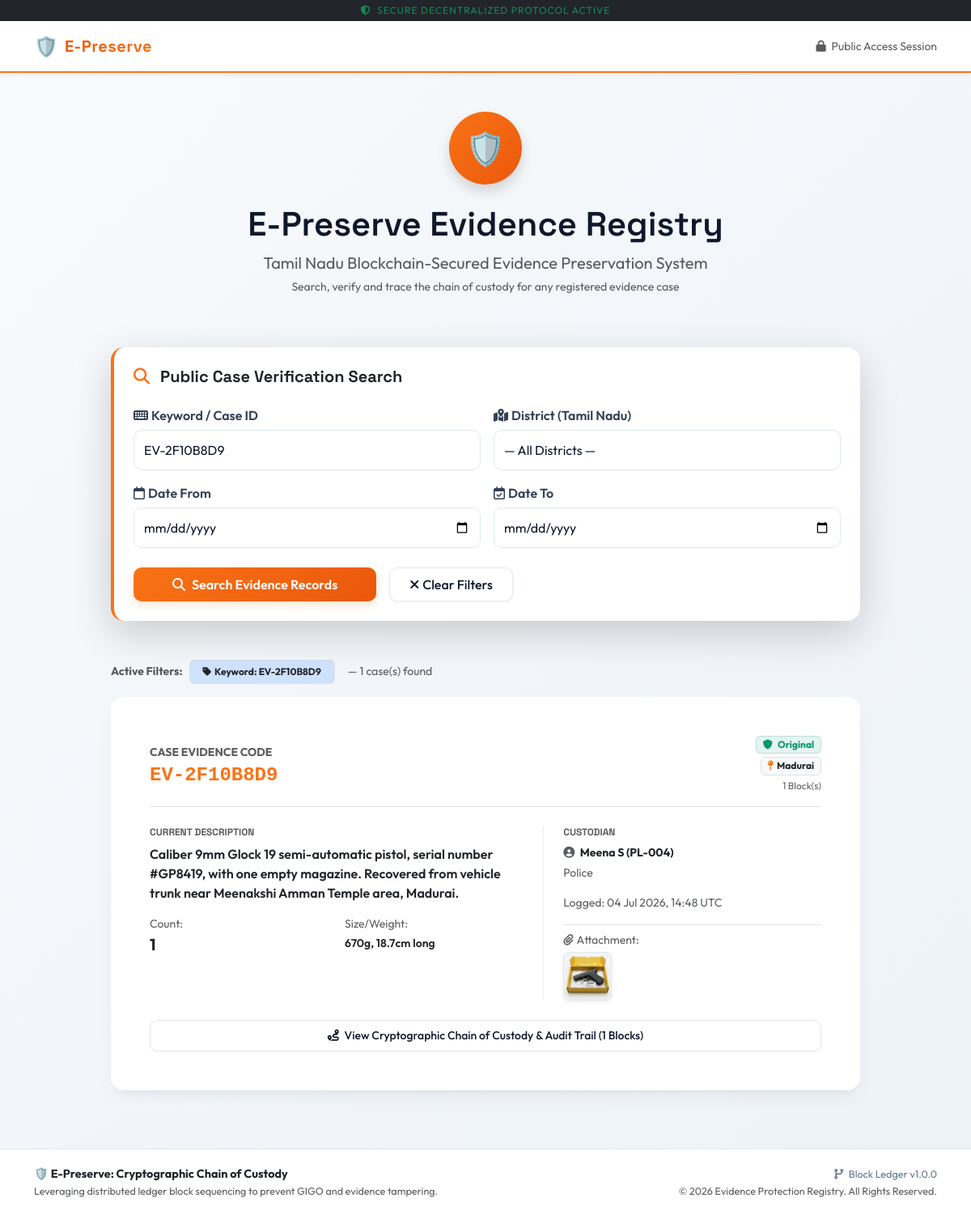
The app's page /search?query=EV-2F10B8D9 with its own data.
### app.py (models this page shows, shortened)
class EvidenceBlock(db.Model):
    id = db.Column(db.Integer, primary_key=True)
    evidence_id = db.Column(db.String(50), nullable=False)
    block_type = db.Column(db.String(30), nullable=False)   # INITIAL, CORRECTION
    item_description = db.Column(db.Text, nullable=False)
    count = db.Column(db.Integer, nullable=False)
    size = db.Column(db.String(50), nullable=False)
    district = db.Column(db.String(100), nullable=True)     # Tamil Nadu district
    timestamp = db.Column(db.DateTime, default=datetime.datetime.utcnow, nullable=False)
    officer_details = db.Column(db.String(150), nullable=False)
    court_order_number = db.Column(db.String(100), nullable=True)
    correction_notes = db.Column(db.Text, nullable=True)
    evidence_file = db.Column(db.String(255), nullable=True)
    evidence_file_type = db.Column(db.String(50), nullable=True)
    previous_hash = db.Column(db.String(64), nullable=False)
    hash = db.Column(db.String(64), nullable=False)

### app.py (the view)
@app.route('/search')
def public_search():
    query        = request.args.get('query', '').strip()
    district_f   = request.args.get('district', '').strip()
    date_from    = request.args.get('date_from', '').strip()
    date_to      = request.args.get('date_to', '').strip()
    results = []
    has_any_filter = bool(query or district_f or date_from or date_to)
    if has_any_filter:
        all_blocks = EvidenceBlock.query.order_by(EvidenceBlock.timestamp.desc()).all()
        results = build_evidence_list(all_blocks, query, district_f, date_from, date_to)
    return render_template(
        'public_search.html',
        query=query,
        district_filter=district_f,
        date_from=date_from,
        date_to=date_to,
        results=results,
        tn_districts=TN_DISTRICTS,
        has_any_filter=has_any_filter
    )

### templates/public_search.html (shortened to what this page needs)
{% extends "base.html" %}
{% block content %}
<div class="row justify-content-center mb-5">
    <div class="col-lg-9 text-center">
        <div class="d-inline-flex align-items-center justify-content-center rounded-circle shadow mb-4"
             style="width:90px; height:90px; font-size:2.5rem; background: linear-gradient(135deg,#f97316,#ea580c);">
            🛡️
        </div>
        <h1 class="fw-extrabold mb-2" style="font-size:2.6rem; color:var(--text-primary);">E-Preserve Evidence Registry</h1>
        <p class="text-muted fs-5 mb-0">Tamil Nadu Blockchain-Secured Evidence Preservation System</p>
        <p class="text-muted small mt-1">Search, verify and trace the chain of custody for any registered evidence case</p>
    </div>
</div>
<div class="row justify-content-center mb-5">
    <div class="col-lg-10">
        <div class="card glass-panel shadow-lg border-0 p-4 bg-white search-card">
            <h3 class="h5 fw-bold text-dark mb-4">
                <i class="fa-solid fa-magnifying-glass me-2" style="color:var(--primary-color);"></i>
                Public Case Verification Search
            </h3>
            <form action="{{ url_for('public_search') }}" method="GET">
                <div class="row g-3 mb-3">
                    <div class="col-md-6">
                        <label class="custom-label"><i class="fa-solid fa-keyboard me-1"></i>Keyword / Case ID</label>
                        <input type="text" class="form-control custom-input" name="query"
                               value="{{ query }}"
                               placeholder="Enter Case ID, officer name, or keywords (e.g. Glock, laptop)...">
                    </div>
                    <div class="col-md-6">
                        <label class="custom-label"><i class="fa-solid fa-map-location-dot me-1"></i>District (Tamil Nadu)</label>
                        <select class="form-select custom-input" name="district">
                            <option value="">— All Districts —</option>
                        </select>
                    </div>
                </div>
                <div class="row g-3 mb-4">
                    <div class="col-md-6">
                        <label class="custom-label"><i class="fa-regular fa-calendar me-1"></i>Date From</label>
                        <input type="date" class="form-control custom-input" name="date_from" value="{{ date_from }}">
                    </div>
                    <div class="col-md-6">
                        <label class="custom-label"><i class="fa-regular fa-calendar-check me-1"></i>Date To</label>
                        <input type="date" class="form-control custom-input" name="date_to" value="{{ date_to }}">
                    </div>
                </div>
                <div class="d-flex gap-3">
                    <button type="submit" class="btn btn-primary-custom px-5 py-2">
                        <i class="fa-solid fa-search me-2"></i>Search Evidence Records
                    </button>
                    {% if has_any_filter %}
                        <a href="{{ url_for('public_search') }}" class="btn btn-secondary-custom px-4 py-2">
                            <i class="fa-solid fa-xmark me-1"></i>Clear Filters
                        </a>
                    {% endif %}
                </div>
            </form>
        </div>
    </div>
</div>
{% if has_any_filter %}
<div class="row justify-content-center mb-3">
    <div class="col-lg-10">
        <div class="d-flex flex-wrap gap-2 align-items-center">
            <span class="text-muted small fw-bold">Active Filters:</span>
            {% if query %}<span class="badge bg-primary-subtle text-dark border px-3 py-2"><i class="fa-solid fa-tag me-1"></i>Keyword: {{ query }}</span>{% endif %}
            <span class="text-muted small ms-2">— {{ results|length }} case(s) found</span>
        </div>
    </div>
</div>
{% endif %}
{% if has_any_filter %}
    {% if not results %}
        <div class="row justify-content-center">
            <div class="col-lg-10">
                <div class="card glass-panel border-0 p-5 text-center bg-white">
                    <span class="fs-1 d-block mb-3">🔍</span>
                    <h4 class="text-dark fw-bold">No evidence records match your search</h4>
                    <p class="text-muted small">Try a different keyword, district, or date range.<br>
                       Example searches: <code>Madurai</code> · <code>EV-2F10B8D9</code> · <code>Glock</code> · <code>2026</code></p>
                </div>
            </div>
        </div>
    {% else %}
        <div class="row justify-content-center">
            <div class="col-lg-10">
                {% for item in results %}
                <div class="card glass-panel border-0 p-4 p-md-5 mb-4 bg-white">
                    <div class="d-flex flex-wrap align-items-center justify-content-between border-bottom pb-3 mb-4">
                        <div>
                            <span class="text-muted small fw-bold">CASE EVIDENCE CODE</span>
                            <h3 class="h4 font-monospace fw-bold mb-0 mt-1" style="color:var(--primary-color);">
                                {{ item.evidence_id }}
                            </h3>
                        </div>
                        <div class="text-end mt-2 mt-sm-0 d-flex flex-column align-items-end gap-1">
                            <span class="badge {% if item.has_corrections %}badge-correction{% else %}badge-initial{% endif %}">
                                {% if item.has_corrections %}<i class="fa-solid fa-clock-rotate-left me-1"></i> Amended{% else %}<i class="fa-solid fa-shield me-1"></i> Original{% endif %}
                            </span>
                            {% if item.latest_block.district %}
                                <span class="badge bg-light border text-dark">
                                    <i class="fa-solid fa-map-pin me-1" style="color:var(--primary-color);"></i>{{ item.latest_block.district }}
                                </span>
                            {% endif %}
                            <span class="text-muted small" style="font-size:.75rem;">{{ item.history_count }} Block(s)</span>
                        </div>
                    </div>
                    <div class="row g-4 mb-4">
                        <div class="col-md-7">
                            <h5 class="h6 text-muted fw-bold mb-2" style="font-size:.75rem; text-transform:uppercase;">Current Description</h5>
                            <p class="text-dark fw-semibold mb-3" style="white-space:pre-line;">{{ item.latest_block.item_description }}</p>
                            <div class="row g-2">
                                <div class="col-6">
                                    <span class="text-muted d-block small">Count:</span>
                                    <span class="text-dark fw-bold fs-5">{{ item.latest_block.count }}</span>
                                </div>
                                <div class="col-6">
                                    <span class="text-muted d-block small">Size/Weight:</span>
                                    <span class="text-dark fw-semibold small">{{ item.latest_block.size }}</span>
                                </div>
                            </div>
                        </div>
                        <div class="col-md-5 border-start border-light-subtle ps-md-4 d-flex flex-column">
                            <h5 class="h6 text-muted fw-bold mb-2" style="font-size:.75rem; text-transform:uppercase;">Custodian</h5>
                            <p class="text-dark mb-1 small fw-bold">
                                <i class="fa-solid fa-user-circle text-muted me-1"></i>
                                {{ item.latest_block.officer_details.split(' - ')[0] }}
                            </p>
                            <span class="text-muted small d-block mb-3">{{ item.latest_block.officer_details.split(' - ')[1] }}</span>
                            <span class="text-muted small">Logged: {{ item.latest_block.timestamp.strftime('%d %b %Y, %H:%M UTC') }}</span>
                            {% if item.latest_block.evidence_file and item.latest_block.evidence_file_type == 'image' %}
                                <div class="mt-3 pt-2 border-top">
                                    <span class="text-muted small d-block mb-1"><i class="fa-solid fa-paperclip me-1"></i>Attachment:</span>
                                    <img src="{{ url_for('static', filename='uploads/' + item.latest_block.evidence_file) }}"
                                         class="evidence-thumb shadow-sm" style="cursor:pointer;"
                                         onclick="openImageModal(this.src)" alt="Evidence">
                                </div>
                            {% endif %}
                        </div>
                    </div>
                    <div>
                        <button class="btn btn-secondary-custom btn-sm w-100 py-2" type="button"
                                data-bs-toggle="collapse"
                                data-bs-target="#trail-{{ item.evidence_id }}"
                                aria-expanded="false">
                            <i class="fa-solid fa-route me-1"></i>
                            View Cryptographic Chain of Custody &amp; Audit Trail ({{ item.history_count }} Blocks)
                        </button>
                    </div>
                </div>
                {% endfor %}
            </div>
        </div>
    {% endif %}
{% endif %}
{% endblock %}

### templates/base.html (shortened to what this page needs)
<!DOCTYPE html>
<html lang="en">
<head>
    <link href="https://cdn.jsdelivr.net/npm/bootstrap@5.3.0/dist/css/bootstrap.min.css" rel="stylesheet">
    <link href="https://cdnjs.cloudflare.com/ajax/libs/font-awesome/6.4.0/css/all.min.css" rel="stylesheet">
    <link href="{{ url_for('static', filename='css/style.css') }}" rel="stylesheet">
</head>
<body>
    <div class="bg-dark text-center py-1 text-muted small" style="font-size: 0.75rem; letter-spacing: 1px;">
        <span class="text-success"><i class="fa-solid fa-shield-halved me-1"></i> SECURE DECENTRALIZED PROTOCOL ACTIVE</span>
    </div>
    <nav class="navbar navbar-expand-lg custom-nav sticky-top navbar-light">
        <div class="container">
            <a class="navbar-brand d-flex align-items-center" href="{{ url_for('index') }}">
                <span class="fs-4 me-2">🛡️</span>
                <span style="font-family: 'Space Grotesk', sans-serif; font-weight: 700; letter-spacing: 0.5px; background: linear-gradient(135deg, #ea580c 0%, #f97316 100%); -webkit-background-clip: text; -webkit-text-fill-color: transparent;">
                    E-Preserve
                </span>
            </a>
            <div class="collapse navbar-collapse" id="navbarNav">
                <div class="d-flex align-items-center">
                    {% if current_user.is_authenticated %}
                        <div class="me-3 d-none d-md-flex flex-column align-items-end">
                            <span class="text-dark fw-bold" style="font-size: 0.9rem;">
                                {{ current_user.fullname }}
                            </span>
                            <span class="text-muted" style="font-size: 0.75rem;">
                                Badge: <code class="text-secondary fw-bold">{{ current_user.badge_number }}</code> |
                                <span class="badge {% if current_user.role == 'Admin' %}badge-admin{% elif current_user.role == 'Forensic Staff' %}badge-correction{% elif current_user.role == 'Evidence Room Officer' %}badge-custody{% else %}badge-initial{% endif %}">
                                    {{ current_user.role }}
                                </span>
                            </span>
                        </div>
                        <a href="{{ url_for('logout') }}" class="btn btn-outline-danger btn-sm rounded-pill px-3">
                            <i class="fa-solid fa-right-from-bracket me-1"></i> Logout
                        </a>
                    {% else %}
                        <span class="text-muted small"><i class="fa-solid fa-lock me-1"></i> Public Access Session</span>
                    {% endif %}
                </div>
            </div>
        </div>
    </nav>
    <div class="container my-5">
        {% block content %}{% endblock %}
    </div>
    <footer class="text-center text-md-start">
        <div class="container">
            <div class="row align-items-center">
                <div class="col-md-6 text-center text-md-start">
                    <span class="fw-bold text-dark">🛡️ E-Preserve: Cryptographic Chain of Custody</span>
                    <p class="mb-0 small text-muted">Leveraging distributed ledger block sequencing to prevent GIGO and evidence tampering.</p>
                </div>
                <div class="col-md-6 text-center text-md-end mt-3 mt-md-0">
                    <span class="small"><i class="fa-solid fa-code-branch me-1"></i> Block Ledger v1.0.0</span>
                    <p class="mb-0 small text-muted">&copy; 2026 Evidence Protection Registry. All Rights Reserved.</p>
                </div>
            </div>
        </div>
    </footer>
</body>
</html>

### records on screen
EvidenceBlock: evidence "EV-2F10B8D9", evidence_id "EV-2F10B8D9", latest_block.district "Madurai", history_count "1", latest_block.item_description "Caliber 9mm Glock 19 semi-automatic pistol, serial number #GP8419, with one empty magazine. Recovered from vehicle trunk near Meenakshi Amman Temple area, Madurai.", latest_block.count "1", latest_block.size "670g, 18.7cm long", latest_block.officer_details "Meena S (PL-004)", latest_block.officer_details "Police", latest_block.timestamp "04 Jul 2026, 14:48 UTC", evidence_file (picture)

### other values on screen
{{ results|length }} "1"
